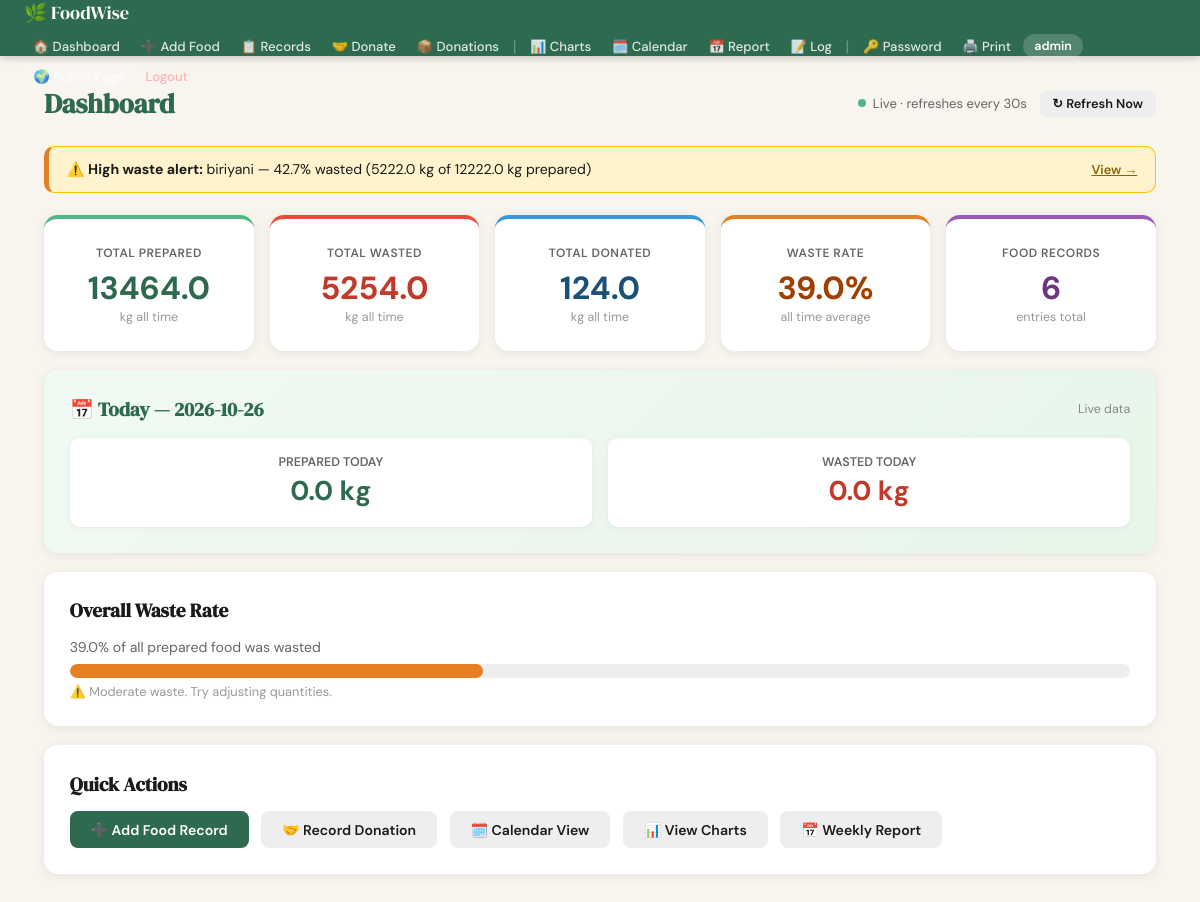
The app's page /dashboard (signed in) with its own data.
### tables this page shows
CREATE TABLE food_records (
            id INTEGER PRIMARY KEY AUTOINCREMENT,
            food_name TEXT NOT NULL,
            prepared_qty REAL NOT NULL,
            wasted_qty REAL NOT NULL,
            date TEXT NOT NULL,
            notes TEXT
        , category TEXT DEFAULT 'Other');

### app.py (the view)
@app.route('/dashboard')
@require_login
def dashboard():
    conn = get_db()
    total_prepared = conn.execute("SELECT SUM(prepared_qty) FROM food_records").fetchone()[0] or 0
    total_wasted   = conn.execute("SELECT SUM(wasted_qty)   FROM food_records").fetchone()[0] or 0
    total_donated  = conn.execute("SELECT SUM(donated_qty)  FROM donations").fetchone()[0]    or 0
    total_records  = conn.execute("SELECT COUNT(*) FROM food_records").fetchone()[0] or 0
    alerts         = get_waste_alerts(conn)
    today_prepared = conn.execute("SELECT SUM(prepared_qty) FROM food_records WHERE date=?", (today(),)).fetchone()[0] or 0
    today_wasted   = conn.execute("SELECT SUM(wasted_qty)   FROM food_records WHERE date=?", (today(),)).fetchone()[0] or 0
    conn.close()
    return render_template('dashboard.html',
        total_prepared=total_prepared, total_wasted=total_wasted,
        total_donated=total_donated, total_records=total_records,
        today=today(), alerts=alerts, WASTE_ALERT_PCT=WASTE_ALERT_PCT,
        today_prepared=today_prepared, today_wasted=today_wasted
    )

### app.py (called while the page is built)
def get_db():
    conn = sqlite3.connect(DB_NAME)
    conn.row_factory = sqlite3.Row
    return conn

def today():
    return date.today().isoformat()

def get_waste_alerts(conn):
    rows = conn.execute("""
        SELECT food_name, SUM(prepared_qty) AS prep, SUM(wasted_qty) AS waste
        FROM food_records GROUP BY LOWER(food_name) HAVING prep > 0
    """).fetchall()
    alerts = []
    for r in rows:
        pct = (r['waste'] / r['prep']) * 100
        if pct >= WASTE_ALERT_PCT:
            alerts.append({'food': r['food_name'], 'pct': round(pct,1), 'waste': r['waste'], 'prep': r['prep']})
    alerts.sort(key=lambda x: x['pct'], reverse=True)
    return alerts

def require_login(f):
    from functools import wraps
    @wraps(f)
    def decorated(*args, **kwargs):
        if 'user' not in session:
            return redirect(url_for('login'))
        return f(*args, **kwargs)
    return decorated

### templates/dashboard.html (shortened to what this page needs)
{% extends "base.html" %}
{% block content %}
<div style="display:flex; justify-content:space-between; align-items:center; margin-bottom:1.5rem; flex-wrap:wrap; gap:.8rem;">
    <h1 style="margin:0;">Dashboard</h1>
    <div style="display:flex; align-items:center; gap:.8rem; font-size:.82rem; color:#666;">
        <span id="refresh-status" style="display:flex; align-items:center; gap:.4rem;">
            <span style="width:8px;height:8px;border-radius:50%;background:#52b788;display:inline-block;animation:pulse 2s infinite;"></span>
            Live · refreshes every 30s
        </span>
        <button onclick="refreshStats()" class="btn btn-secondary" style="padding:.3rem .8rem; font-size:.8rem;">↻ Refresh Now</button>
    </div>
</div>
{% if alerts %}
<div style="margin-bottom:1.4rem;">
    {% for a in alerts %}
    <div style="background:#fff3cd;border:1.5px solid #ffc107;border-left:5px solid #e67e22;border-radius:10px;padding:.85rem 1.1rem;margin-bottom:.5rem;display:flex;align-items:center;justify-content:space-between;font-size:.88rem;">
        <span>⚠️ <strong>High waste alert:</strong> {{ a.food }} — {{ a.pct }}% wasted ({{ a.waste }} kg of {{ a.prep }} kg prepared)</span>
        <a href="{{ url_for('view_records', search=a.food) }}" style="font-size:.8rem;color:#856404;font-weight:600;white-space:nowrap;margin-left:1rem;">View →</a>
    </div>
    {% endfor %}
</div>
{% endif %}
<div style="display:grid;grid-template-columns:repeat(auto-fit,minmax(180px,1fr));gap:1rem;margin-bottom:1.2rem;">
    <div class="card" style="border-top:4px solid #52b788;text-align:center;">
        <div style="font-size:.75rem;color:#666;font-weight:600;text-transform:uppercase;letter-spacing:.5px;margin-bottom:.4rem;">Total Prepared</div>
        <div id="stat-prepared" style="font-size:2rem;font-weight:700;color:#2d6a4f;">{{ "%.1f"|format(total_prepared) }}</div>
        <div style="font-size:.78rem;color:#999;">kg all time</div>
    </div>
    <div class="card" style="border-top:4px solid #e74c3c;text-align:center;">
        <div style="font-size:.75rem;color:#666;font-weight:600;text-transform:uppercase;letter-spacing:.5px;margin-bottom:.4rem;">Total Wasted</div>
        <div id="stat-wasted" style="font-size:2rem;font-weight:700;color:#c0392b;">{{ "%.1f"|format(total_wasted) }}</div>
        <div style="font-size:.78rem;color:#999;">kg all time</div>
    </div>
    <div class="card" style="border-top:4px solid #3498db;text-align:center;">
        <div style="font-size:.75rem;color:#666;font-weight:600;text-transform:uppercase;letter-spacing:.5px;margin-bottom:.4rem;">Total Donated</div>
        <div id="stat-donated" style="font-size:2rem;font-weight:700;color:#1a5276;">{{ "%.1f"|format(total_donated) }}</div>
        <div style="font-size:.78rem;color:#999;">kg all time</div>
    </div>
    <div class="card" style="border-top:4px solid #e67e22;text-align:center;">
        <div style="font-size:.75rem;color:#666;font-weight:600;text-transform:uppercase;letter-spacing:.5px;margin-bottom:.4rem;">Waste Rate</div>
        <div id="stat-waste-pct" style="font-size:2rem;font-weight:700;color:#a04000;">{{ "%.1f"|format((total_wasted/total_prepared*100) if total_prepared > 0 else 0) }}%</div>
        <div style="font-size:.78rem;color:#999;">all time average</div>
    </div>
    <div class="card" style="border-top:4px solid #9b59b6;text-align:center;">
        <div style="font-size:.75rem;color:#666;font-weight:600;text-transform:uppercase;letter-spacing:.5px;margin-bottom:.4rem;">Food Records</div>
        <div id="stat-records" style="font-size:2rem;font-weight:700;color:#6c3483;">{{ total_records }}</div>
        <div style="font-size:.78rem;color:#999;">entries total</div>
    </div>
</div>
<div class="card" style="margin-bottom:1.2rem;background:linear-gradient(135deg,#f0faf4,#e8f5e9);">
    <div style="display:flex;justify-content:space-between;align-items:center;margin-bottom:1rem;">
        <h2 style="margin:0;color:#2d6a4f;">📅 Today — {{ today }}</h2>
        <span id="last-updated" style="font-size:.78rem;color:#888;"></span>
    </div>
    <div style="display:grid;grid-template-columns:1fr 1fr;gap:1rem;">
        <div style="background:#fff;border-radius:10px;padding:1rem;text-align:center;box-shadow:0 1px 6px rgba(0,0,0,.06);">
            <div style="font-size:.78rem;color:#666;font-weight:600;text-transform:uppercase;">Prepared Today</div>
            <div id="today-prepared" style="font-size:1.7rem;font-weight:700;color:#2d6a4f;margin:.2rem 0;">{{ "%.1f"|format(today_prepared) }} kg</div>
        </div>
        <div style="background:#fff;border-radius:10px;padding:1rem;text-align:center;box-shadow:0 1px 6px rgba(0,0,0,.06);">
            <div style="font-size:.78rem;color:#666;font-weight:600;text-transform:uppercase;">Wasted Today</div>
            <div id="today-wasted" style="font-size:1.7rem;font-weight:700;color:#c0392b;margin:.2rem 0;">{{ "%.1f"|format(today_wasted) }} kg</div>
        </div>
    </div>
</div>
{% if total_prepared > 0 %}
{% set waste_pct = (total_wasted / total_prepared * 100)|round(1) %}
<div class="card" style="margin-bottom:1.2rem;">
    <h2>Overall Waste Rate</h2>
    <div style="font-size:.88rem;color:#666;margin-bottom:.5rem;">{{ waste_pct }}% of all prepared food was wasted</div>
    <div style="background:#eee;border-radius:99px;height:14px;overflow:hidden;">
        <div style="width:{{ [waste_pct,100]|min }}%;background:{% if waste_pct < 20 %}#52b788{% elif waste_pct < 40 %}#e67e22{% else %}#e74c3c{% endif %};height:100%;border-radius:99px;transition:width .6s;"></div>
    </div>
    <div style="font-size:.8rem;color:#999;margin-top:.35rem;">
        {% if waste_pct < 20 %}✅ Excellent! Very low waste.
        {% elif waste_pct < 40 %}⚠️ Moderate waste. Try adjusting quantities.
        {% else %}🚨 High waste rate. Review your food planning.{% endif %}
    </div>
</div>
{% endif %}
<div class="card">
    <h2>Quick Actions</h2>
    <div style="display:flex;gap:.8rem;flex-wrap:wrap;margin-top:.4rem;">
        <a href="{{ url_for('add_food') }}"      class="btn btn-primary">➕ Add Food Record</a>
        <a href="{{ url_for('donate') }}"         class="btn btn-secondary">🤝 Record Donation</a>
        <a href="{{ url_for('calendar_view') }}"  class="btn btn-secondary">🗓️ Calendar View</a>
        <a href="{{ url_for('charts') }}"         class="btn btn-secondary">📊 View Charts</a>
        <a href="{{ url_for('report') }}"         class="btn btn-secondary">📅 Weekly Report</a>
    </div>
</div>
{% endblock %}

### templates/base.html (style rules this page uses)
*, *::before, *::after { box-sizing: border-box; margin: 0; padding: 0; }
:root { --green:#2d6a4f; --green-l:#52b788; --cream:#f8f4ee; --brown:#7c4f2a; --red:#c0392b; --text:#1a1a1a; --muted:#666; --border:#ddd; --white:#ffffff; --shadow:0 2px 12px rgba(0,0,0,.08); }
body { font-family:'DM Sans',sans-serif; background:var(--cream); color:var(--text); min-height:100vh; }
.card { background:#fff; border-radius:14px; padding:1.6rem; box-shadow:var(--shadow); }
h1 { font-family:'DM Serif Display',serif; font-size:1.7rem; margin-bottom:1.3rem; color:var(--green); }
h2 { font-family:'DM Serif Display',serif; font-size:1.2rem; margin-bottom:.9rem; }
.btn { display:inline-block; padding:.6rem 1.3rem; border-radius:8px; font-family:inherit; font-size:.88rem; font-weight:600; cursor:pointer; border:none; text-decoration:none; transition:opacity .2s,transform .1s; }
.btn-primary { background:var(--green); color:#fff; }
.btn-secondary { background:#eee; color:var(--text); }

### records on screen
food_records: food "biriyani", pct "42.7", waste "5222.0", prep "12222.0"

### other values on screen
{{ session.user }} "admin"
{{ "%.1f"|format(total_prepared) }} "13464.0"
{{ "%.1f"|format(total_wasted) }} "5254.0"
{{ "%.1f"|format(total_donated) }} "124.0"
{{ total_records }} "6"
{{ "%.1f"|format(today_prepared) }} "0.0"
{{ "%.1f"|format(today_wasted) }} "0.0"
{{ waste_pct }} "39.0"
